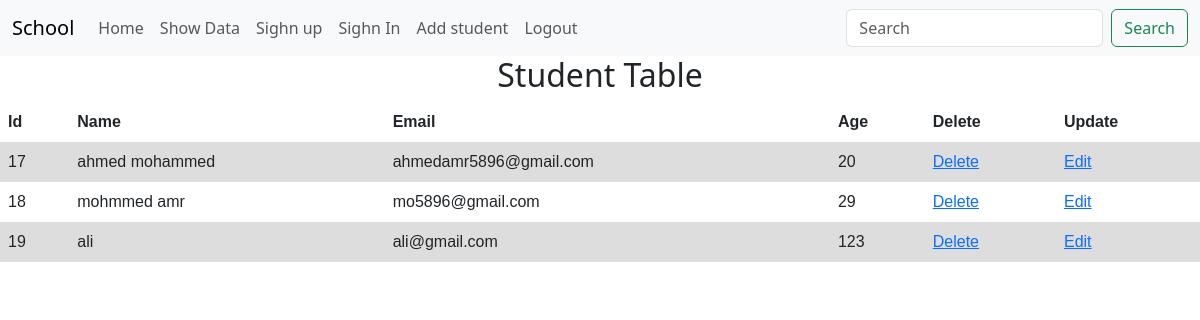
Before: /ShowUsers/ (signed in) with the older database file.
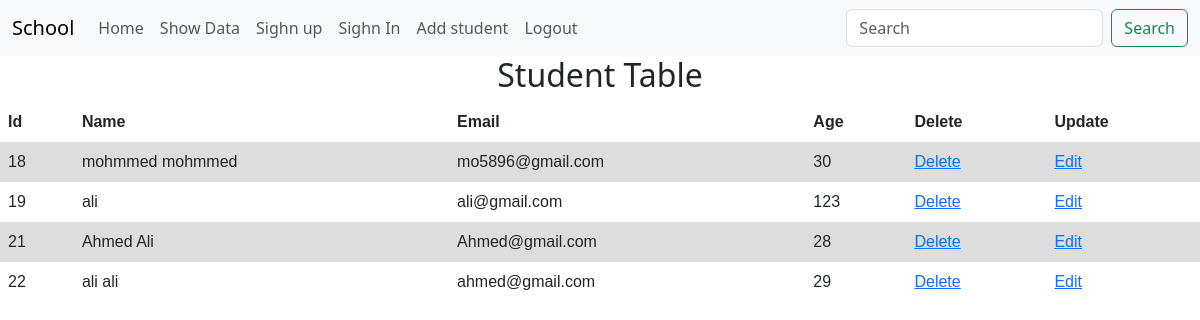
After: the same page with the newer database file.
### Day1/models.py (models this page shows)
class Student(models.Model):
    id=models.AutoField(primary_key=True)
    s_name=models.CharField(max_length=50)
    S_Email=models.EmailField(max_length=20)
    Age=models.IntegerField()

### Day1/views.py (the view)
# urls.py: path("ShowUsers/",showdata,name='showdata'),
def showdata(request):
    if not request.session.get('user_email') or not request.session.get('userpass'):
        return render(request,'Day1/sighnup.html')
    students = Student.objects.all()
    return render(request, 'Day1/ShowUsers.html', {'students': students})

### Day1/templates/Day1/ShowUsers.html (shortened to what this page needs)
{% extends 'base.html' %}
{%block 'body'%}
<h2 style="text-align: center;">Student Table</h2>
<table>
  <tr>
    <th>Id</th>
    <th>Name</th>
    <th>Email</th>
    <th>Age</th>
    <th>Delete</th>
    <th>Update</th>
  </tr>
  {% for std in students %}
  <tr>
    <td>{{ std.id }}</td>
    <td>{{ std.s_name }}</td>
    <td>{{ std.S_Email }}</td>
    <td>{{ std.Age }}</td>
    <td>
      <a href="{% url 'delete_student' std.id %}">Delete</a>
    </td>
     <td><a href="{% url 'edit_student' std.id %}">Edit</a>
</td>   </tr>
  {% endfor %}
</table>
{%endblock 'body'%}

### templates/base.html (shortened to what this page needs)
{% load static %}
<!DOCTYPE html>
<html>
<head>
<link href="{% static 'Css/bootstrap.min.css' %}" rel="stylesheet">
</head>
<body>
<nav class="navbar navbar-expand-lg bg-body-tertiary">
  <div class="container-fluid">
    <a class="navbar-brand" href="#">School</a>
    <div class="collapse navbar-collapse" id="navbarScroll">
      <ul class="navbar-nav me-auto my-2 my-lg-0 navbar-nav-scroll" style="--bs-scroll-height: 100px;">
        <li class="nav-item">
          <a  class="nav-link" class="active" href="{%url 'home'%}">Home</a>
        </li>
        <li class="nav-item">
          <a  class="nav-link" class="active" href="{%url 'showdata'%}">Show Data</a>
        </li>
        <li class="nav-item">
          <a class="nav-link" class="active" href="{%url 'sighnup'%}">Sighn up</a>
        </li>
        <li class="nav-item dropdown">
          <a class="nav-link" class="active" href="{%url 'sighnin'%}">Sighn In</a>
        </li>
        <li class="nav-item">
          <a class="nav-link" aria-disabled="true" href="{%url 'Contact'%}">Add student
          </a>
        </li>
        <li>
          <a class="nav-link" aria-disabled="true" href="{%url 'logout'%}">Logout
                  </a>
        </li>
      </ul>
      <form class="d-flex" role="search">
        <input class="form-control me-2" type="search" placeholder="Search" aria-label="Search">
        <button class="btn btn-outline-success" type="submit">Search</button>
      </form>
    </div>
  </div>
</nav>
{%block 'body'%}
{%endblock 'body'%}
</body>
</html>

### templates/base.html (style rules this page uses)
table { font-family: arial, sans-serif; border-collapse: collapse; width: 100%; }
td, th { border: 1px solid #dddddd; text-align: left; padding: 8px; }
tr:nth-child(even) { background-color: #dddddd; }

Changed rows visible on the page:
removed Student: id "17", s_name "ahmed mohammed", S_Email "ahmedamr5896@gmail.com", Age "20"
changed Student "mo5896@gmail.com": s_name "mohmmed amr" → "mohmmed mohmmed"; Age "29" → "30"
added Student: id "21", s_name "Ahmed Ali", S_Email "Ahmed@gmail.com", Age "28"
added Student: id "22", s_name "ali ali", S_Email "ahmed@gmail.com", Age "29"
